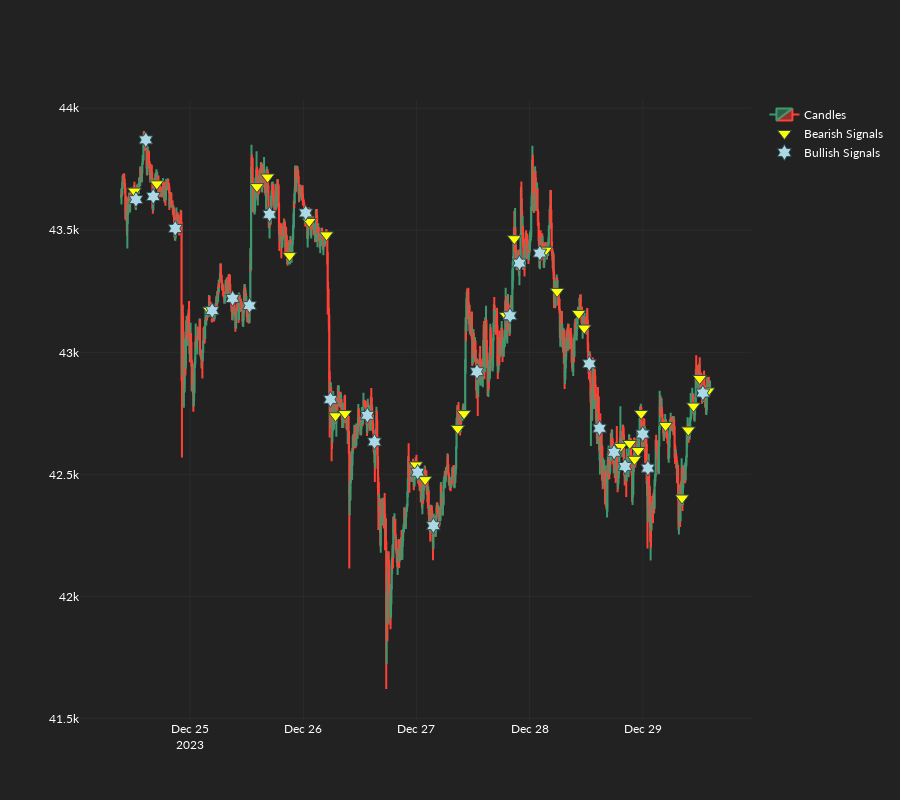

The notebook cell saved with this chart:
### Code cell
plot_engulfing_candles(candles=candles, bearish_signals=bearish_engulfing_signals, bullish_signals=bullish_engulfing_signals)

### Figure 1 — Plotly figure (JSON) as saved in the notebook; plotly's stock layout.template omitted (floating-point values rounded to 4 significant figures; data arrays with more than 128 entries replaced by an {"elided": "..."} marker saying what was removed)
{"data": [{"close": {"elided": "1500 float values"}, "high": {"elided": "1500 float values"}, "low": {"elided": "1500 float values"}, "name": "Candles", "open": {"elided": "1500 float values"}, "type": "candlestick", "x": {"elided": "1500 str values"}}, {"marker": {"color": "yellow", "line": {"color": "DarkSlateGrey", "width": 1}, "size": 12, "symbol": "triangle-down"}, "mode": "markers", "name": "Bearish Signals", "type": "scatter", "x": {"elided": "1500 str values"}, "y": {"elided": "1500 float values"}}, {"marker": {"color": "lightblue", "line": {"color": "DarkSlateGrey", "width": 1}, "size": 12, "symbol": "hexagram"}, "mode": "markers", "name": "Bullish Signals", "type": "scatter", "x": {"elided": "1500 str values"}, "y": {"elided": "1500 float values"}}], "layout": {"height": 800, "xaxis": {"rangeslider": {"visible": false}}}}
